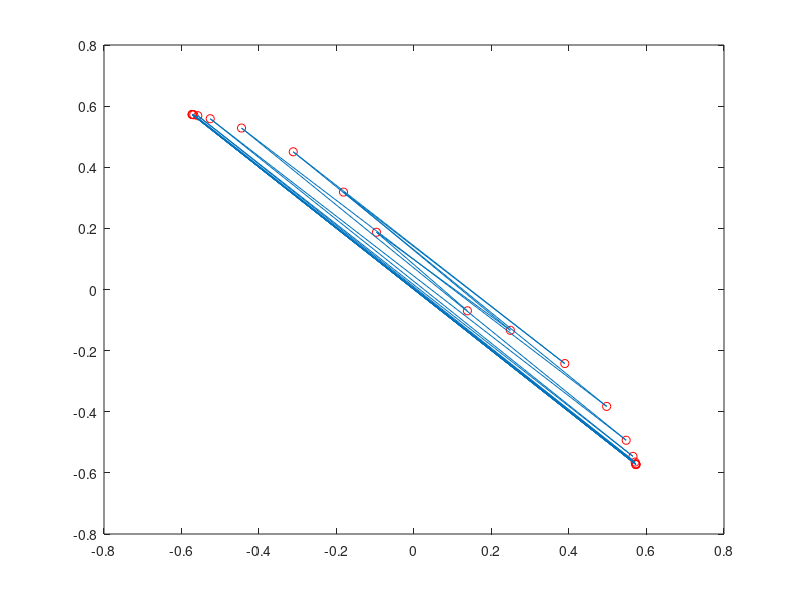
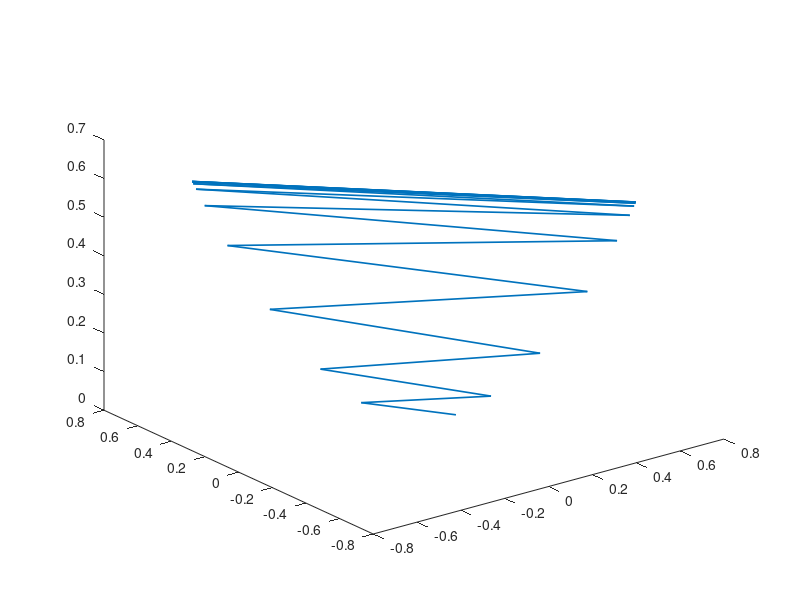
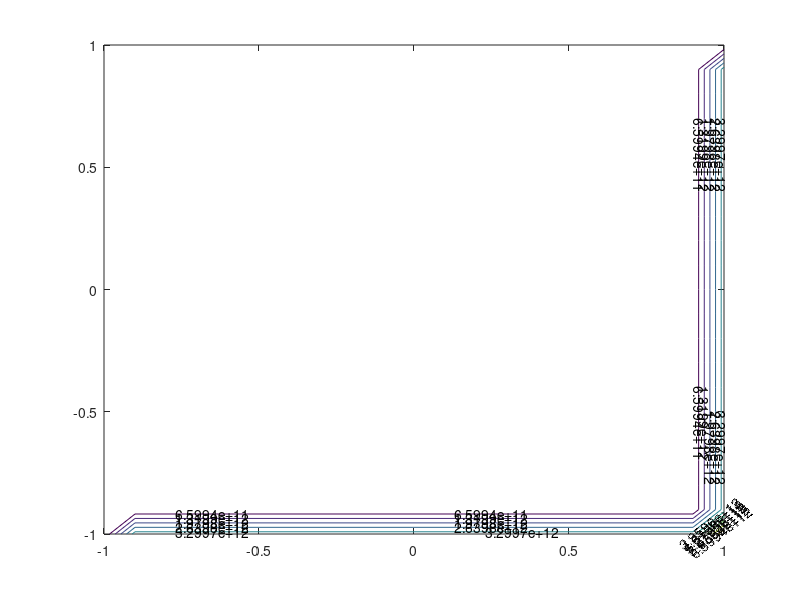

The MATLAB script that drew these images, in order:
function HW4ff()
lambda = 1.4; %scaling factor given to us
R1 = 1; %R1,R2,C1,C2 values to form the dynamic equation
R2 = 1;
C1 = 1;
C2 = 1;
t12 = 1; %matrix values given to us 
t21 = 1;
    function y = activate(x)
        y = 2/pi * atan(pi*x*lambda/2); %activation function g(.)
    end
    revactivate= @(x) 2/(pi*lambda) * tan(pi*x/2); %inverse of activation function
    %Energy function
    function E = Energy(v1,v2)
        E = -1/2*(v1*v2+v2*v1) + integral(revactivate,0,v1)/R1 + integral(revactivate,0,v2)/R2;
    end
u = [0.1 -0.05]; %initial potential values in the 4th quadrant
v = activate(u); %output of neurons
delta = [0 0]; %will be using to store the changes in potentials
delta(1) = v(2)*t21/C1 - u(1)/R1; %dynamic equations for the network
delta(2) = v(1)*t12/C2 - u(2)/R2;
vone = [];
vtwo = [];
vone(1) = v(1);
vtwo(1) = v(2);
E = Energy(v(1),v(2));
Ematrix = [];
Ematrix(1) = E;
figure(1)
plot(v(1),v(2),'ro');
hold on;
%main algorithm
i = 0;
while 1
    i = i+1;
    u1 = u(1) + delta(1);
    u2 = u(2) + delta(2);
    u = [u1 u2];
    v = activate(u)
    delta(1) = v(2)/C1 - u(1)/R1; %dynamic equations for the network
    delta(2) = v(1)/C2 - u(2)/R2;
    E = Energy(v(1),v(2))
    vone(i+1) = v(1);
    vtwo(i+1) = v(2);
    Ematrix(i+1) = E;
    plot(v(1),v(2),'ro');
    hold on;
    if (Ematrix(i+1)-Ematrix(i))<0.0001
        break
    end
end
plot3(vone,vtwo,Ematrix)
figure(2)
plot3(vone,vtwo,Ematrix,'Linewidth',1.2)
figure(3)
EM = zeros(i+1,i+1);
ls1 = linspace(1,-1,i+1);
ls2 = linspace(1,-1,i+1);
for j=1:(i+1)
    for k=1:(i+1)
        if(j==k)
            continue;
        end
        EM(j,k)=Energy(ls1(j),-ls2(k));
    end
end
contour(ls1,ls2,EM,'ShowText','on');
end